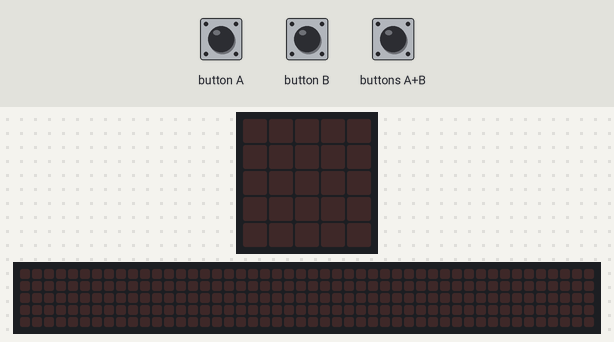
Simulated run of this program. Board: BBC micro:bit (MakeCode). On the bench: the board's 5×5 LED display, a strip that is not on the board, showing the scrolling text unrolled. Inputs (shaded band) come from the test bench. Random numbers come from a fixed seed; the 48×5 strip is a reading aid, not a part: it shows the text the display is scrolling, unrolled, one strip-width of it at a time.

Above: at 1.2 s.
1.3 s: button A pressed for 0.15 s
At 2.0 s:
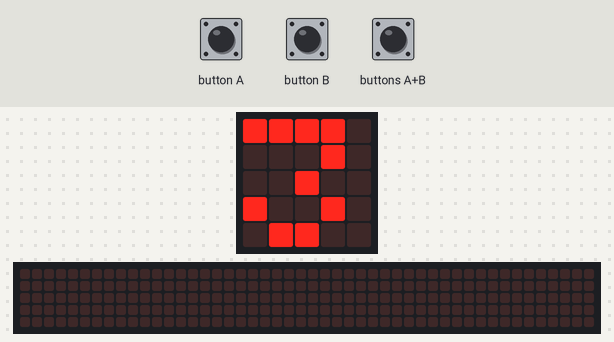
2.9 s: button B pressed for 0.15 s
At 5.52 s:
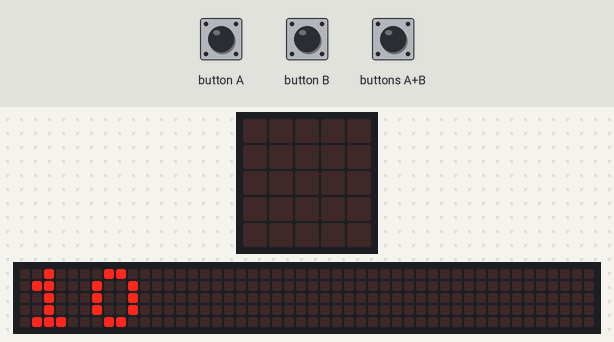
5.9 s: buttons A+B pressed for 0.15 s
At 8.52 s:
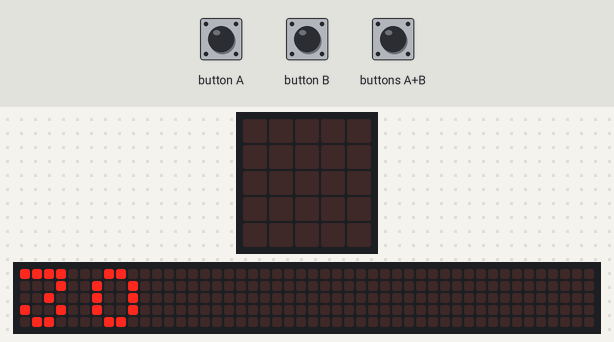
8.9 s: button A pressed for 0.15 s
At 10.2 s:
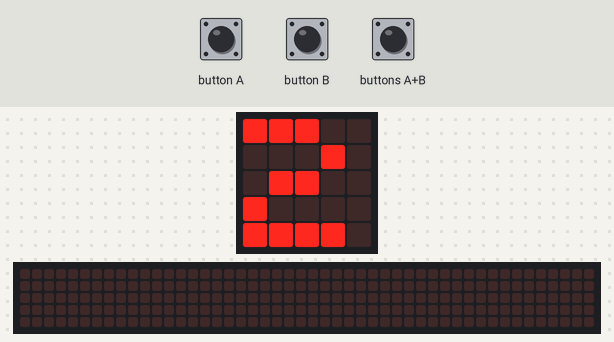
10.5 s: buttons A+B pressed for 1 s
At 11.57 s:
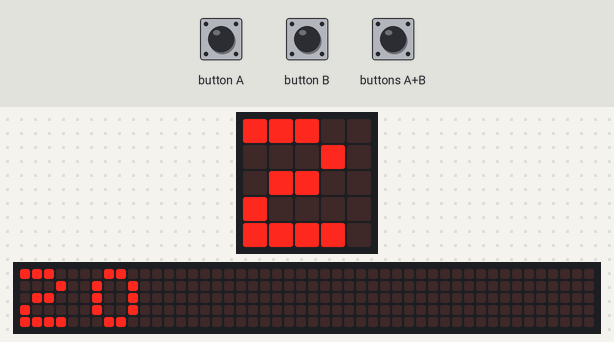
13.5 s: button B pressed for 0.15 s
At 14.35 s:
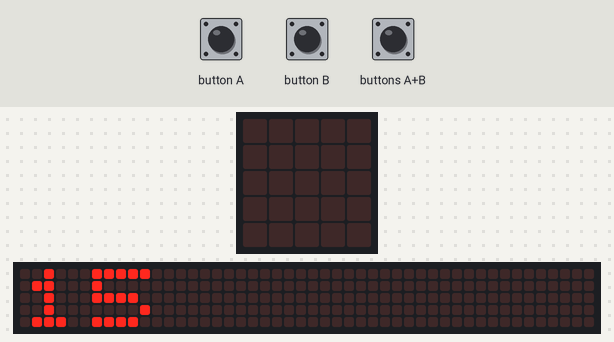
Timing chart, 0 to 16.5 s (numbered marks = the images above; inputs shaded):
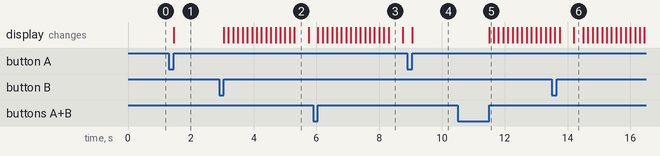

The program:

main.ts
```typescript
let a = 0
let b = 0
input.onButtonPressed(Button.A, function () {
    a = randint(1, 12)
    basic.showNumber(a)
})
input.onButtonPressed(Button.AB, function () {
    basic.showNumber(a * b)
})
input.onButtonPressed(Button.B, function () {
    b += randint(1, 12)
    basic.showNumber(b)
})
```

test.ts
```typescript
// testes vão aqui; isto não será compilado quando este pacote for usado como uma extensão.
```

Measured:
- after the input at 1.3 s, the display: changes after 0.15 s (image 1)
- after the input at 2.9 s, the display: first changes after 0.15 s (image 2 shows a later state)
- after the input at 5.9 s, the display: changes after 0.15 s (image 3)
- after the input at 8.9 s, the display: changes after 0.15 s (image 4)
- after the input at 10.5 s, the display: changes after 1.0 s (image 5)
- what the display in image 2 shows lasts 0.5 s, from 5.3 s to 5.8 s
